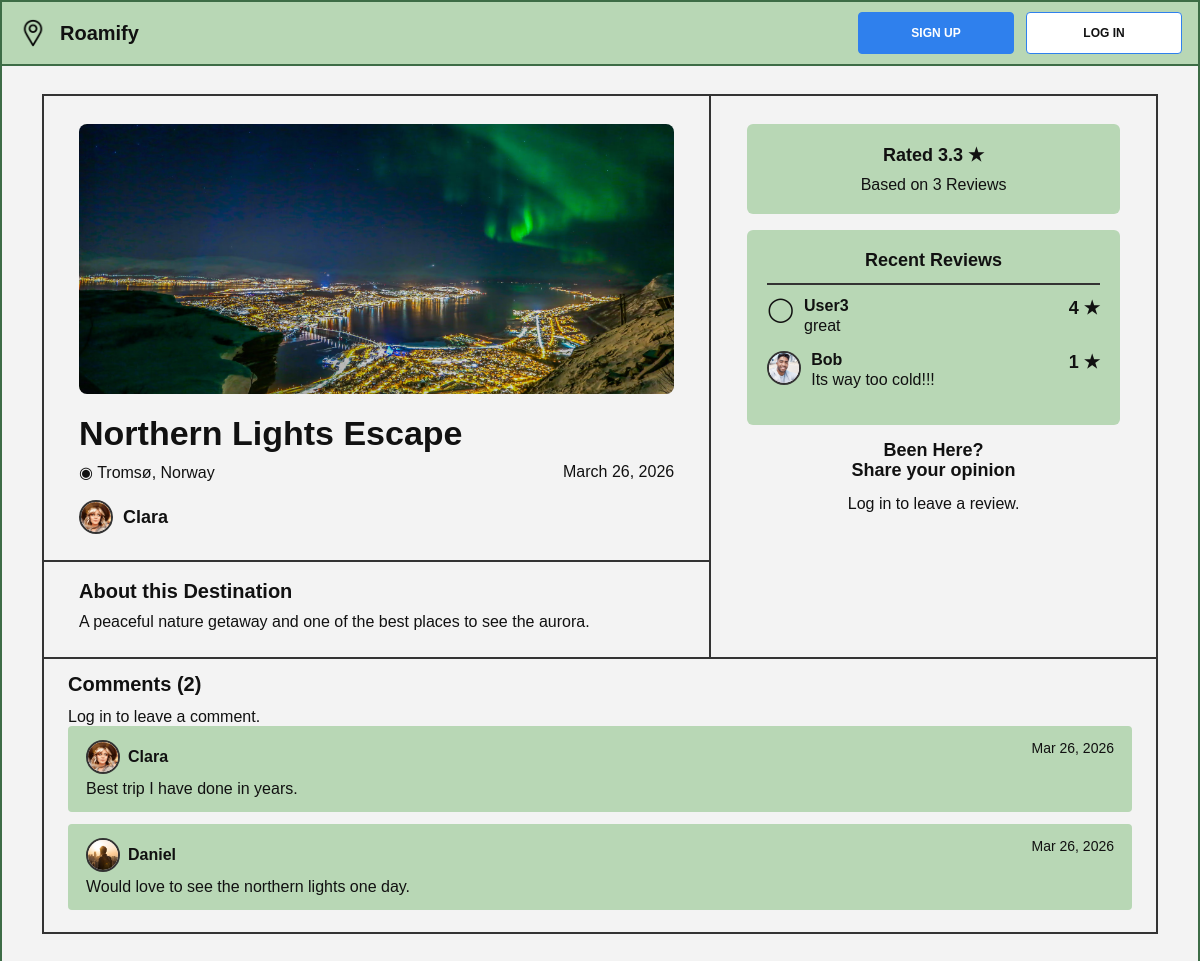
The app's page /destination/27/ with its own data.
### roamify/models.py (models this page shows, shortened)
class Place(models.Model):
    CATEGORY_CHOICES = [
        ('landmarks', 'Landmarks'),
        ('urban', 'Urban'),
        ('beach', 'Beach'),
        ('nature', 'Nature'),
    ]
    name = models.CharField(max_length=255)
    description = models.TextField()
    location = models.CharField(max_length=255)
    image = models.ImageField(upload_to='places/', blank=True, null=True)
    created_by = models.ForeignKey(User, on_delete=models.CASCADE)
    created_at = models.DateTimeField(auto_now_add=True)
    category = models.CharField(max_length=20, choices=CATEGORY_CHOICES, default='landmarks')
    view_count = models.PositiveIntegerField(default=0)
    def average_rating(self):
        reviews = self.reviews.all()
        if reviews.exists():
            return sum(r.rating for r in reviews) / reviews.count()
        return 0

class Profile(models.Model):
    user = models.OneToOneField(User, on_delete=models.CASCADE)
    display_name = models.CharField(max_length=100, blank=True)
    bio = models.TextField(blank=True)
    profile_pic = models.ImageField(upload_to='profiles/', blank=True, null=True)

class Review(models.Model):
    place = models.ForeignKey(Place, on_delete=models.CASCADE, related_name="reviews")
    user = models.ForeignKey(User, on_delete=models.CASCADE)
    rating = models.IntegerField()
    comment = models.TextField()
    created_at = models.DateTimeField(auto_now_add=True)
    class Meta:
        unique_together = ('place', 'user')

class Comment(models.Model):
    place = models.ForeignKey(Place, on_delete=models.CASCADE, related_name="comments")
    user = models.ForeignKey(User, on_delete=models.CASCADE)
    text = models.TextField()
    created_at = models.DateTimeField(auto_now_add=True)

### roamify/views.py (the view, shortened to what this page needs)
# urls.py: path('destination/<int:place_id>/', views.destination, name='destination'),
def destination(request, place_id):
    place = get_object_or_404(Place, id=place_id)
    place.view_count += 1
    place.save(update_fields=['view_count'])
    reviews = place.reviews.all().order_by('-created_at')
    comments = place.comments.all().order_by('-created_at')
    user_review = None
    if request.user.is_authenticated:
        user_review = Review.objects.filter(place=place, user=request.user).first()
    return render(request, 'roamify/destination.html', {
        'place': place,
        'reviews': reviews,
        'comments': comments,
        'user_review': user_review,
    })

### templates/roamify/destination.html (shortened to what this page needs)
{% extends 'roamify/base.html' %}
{% load static %}
{% block content %}
<div class="detail-shell">
    <section class="detail-layout">
        <div class="detail-main">
            <div class="detail-left">
                {% if place.image %}
                    <img src="{{ place.image.url }}" alt="{{ place.name }}" class="detail-image">
                {% else %}
                    <div class="detail-image detail-image-placeholder">No image</div>
                {% endif %}
                <div class="detail-main-content">
                    <h1 class="detail-title">{{ place.name }}</h1>
                    <div class="detail-location-date">
                        <span class="detail-location">◉ {{ place.location }}</span>
                        <span class="detail-date">{{ place.created_at|date:"F d, Y" }}</span>
                    </div>
                    <div class="detail-author">
                    {% if place.created_by.profile.profile_pic %}
                        <img src="{{ place.created_by.profile.profile_pic.url }}" alt="{{ place.created_by.username }}" class="user-mini-pic">
                    {% else %}
                        <span class="detail-author-icon">◯</span>
                    {% endif %}
                    <span>{{ place.created_by.profile.display_name|default:place.created_by.username }}</span>
                </div>
                </div>
                <div class="detail-about">
                    <h2 class="detail-section-heading">About this Destination</h2>
                    <p>{{ place.description }}</p>
                </div>
            </div>
            <aside class="detail-right">
                <div class="rating-summary-box" id="rating-summary-box">
                    <h3>Rated {{ place.average_rating|floatformat:1 }} ★</h3>
                    <p>Based on {{ reviews|length }} Review{{ reviews|length|pluralize }}</p>
                </div>
                <div class="recent-reviews-box">
                    <h3>Recent Reviews</h3>
                    <div class="recent-reviews-list" id="recent-reviews-list">
                        {% for review in reviews|slice:":2" %}
                            <div class="recent-review-item">
                                <div class="recent-review-user">
                                    {% if review.user.profile.profile_pic %}
                                            <img src="{{ review.user.profile.profile_pic.url }}" alt="{{ review.user.username }}" class="user-mini-pic">
                                        {% else %}
                                            <span class="recent-review-icon">◯</span>
                                        {% endif %}
                                        <div>
                                            <strong>{{ review.user.profile.display_name|default:review.user.username }}</strong>
                                        <p>{{ review.comment }}</p>
                                    </div>
                                </div>
                                <span class="recent-review-score">{{ review.rating }} ★</span>
                            </div>
                        {% empty %}
                            <p id="no-reviews-text">No reviews yet.</p>
                        {% endfor %}
                    </div>
                </div>
                <div class="review-form-box">
                    <h3>Been Here?<br>Share your opinion</h3>
                    {% if user.is_authenticated %}
                        {% if user_review %}
                            <p class="already-reviewed-text">You have already reviewed this destination.</p>
                        {% else %}
                            <form method="post" class="detail-review-form" id="review-form">
                                {% csrf_token %}
                                <input type="hidden" name="form_type" value="review">
                                <input
                                    type="number"
                                    name="rating"
                                    min="1"
                                    max="5"
                                    placeholder="Enter Rating..."
                                    class="detail-review-rating"
                                    id="review-rating"
                                >
                                <textarea
                                    name="comment"
                                    placeholder="Share your experience..."
                                    class="detail-review-textarea"
                                    id="review-comment"
                                ></textarea>
                                <button type="submit" class="detail-submit-btn">Submit</button>
                            </form>
                        {% endif %}
                    {% else %}
                        <p>
                            <a href="{% url 'roamify:login' %}">Log in</a> to leave a review.
                        </p>
                    {% endif %}
                </div>
            </aside>
        </div>
        <div class="comments-panel">
            <h3 id="comments-heading">Comments ({{ comments|length }})</h3>
            {% if user.is_authenticated %}
                <form method="post" class="comment-form" id="comment-form">
                    {% csrf_token %}
                    <input type="hidden" name="form_type" value="comment">
                    <textarea
                        name="text"
                        class="comment-input-box"
                        id="comment-text"
                        placeholder="Share your experience..."
                    ></textarea>
                    <button type="submit" class="detail-submit-btn comment-submit-btn">Post Comment</button>
                </form>
            {% else %}
                <p>
                    <a href="{% url 'roamify:login' %}">Log in</a> to leave a comment.
                </p>
            {% endif %}
            <div class="comments-box" id="comments-box">
                {% for comment in comments %}
                    <div class="comment-card">
                        <div class="comment-top">
                            <span class="comment-user">
                                {% if comment.user.profile.profile_pic %}
                                    <img src="{{ comment.user.profile.profile_pic.url }}" alt="{{ comment.user.username }}" class="user-mini-pic">
                                {% else %}
                                    <span class="comment-user-icon">◯</span>
                                {% endif %}
                                <strong>{{ comment.user.profile.display_name|default:comment.user.username }}</strong>
                            </span>
                            <span class="comment-date">{{ comment.created_at|date:"M d, Y" }}</span>
                        </div>
                        <p>{{ comment.text }}</p>
                    </div>
                {% empty %}
                    <p id="no-comments-text">No comments yet.</p>
                {% endfor %}
            </div>
        </div>
    </section>
</div>
{% endblock %}

### static/css/style.css (style rules this page uses)
* { box-sizing: border-box; margin: 0; padding: 0; }
html, body { min-height: 100%; font-family: Arial, Helvetica, sans-serif; background-color: #f3f3f3; color: #111; }
a { color: inherit; text-decoration: none; }
body { border: 2px solid #3d6c46; }
.detail-shell { max-width: 1180px; margin: 0 auto; }
.detail-layout { border: 2px solid #333; background-color: #f3f3f3; }
.detail-main { display: grid; grid-template-columns: 3fr 2fr; }
.detail-left { border-right: 2px solid #333; }
.detail-image { width: calc(100% - 70px); height: 270px; margin: 28px 35px 20px; object-fit: cover; object-position: center; display: block; border-radius: 8px; }
.detail-main-content { padding: 0 35px 26px; }
.detail-title { font-size: 34px; font-weight: 700; margin-bottom: 10px; }
.detail-location-date { display: flex; justify-content: space-between; gap: 20px; font-size: 16px; margin-bottom: 18px; }
.detail-author { display: flex; align-items: center; gap: 10px; font-size: 18px; font-weight: 700; }
.detail-about { border-top: 2px solid #333; padding: 18px 35px 24px; }
.detail-section-heading { font-size: 20px; font-weight: 700; margin-bottom: 8px; }
.detail-about p { font-size: 16px; line-height: 1.35; }
.detail-right { padding: 28px 36px 20px; }
.rating-summary-box, .recent-reviews-box { background-color: #b8d7b5; border-radius: 6px; padding: 20px; text-align: center; margin-bottom: 16px; }
.rating-summary-box h3, .recent-reviews-box h3 { font-size: 18px; margin-bottom: 10px; }
.recent-reviews-list { margin-top: 12px; border-top: 2px solid #333; padding-top: 12px; }
.recent-review-item { display: flex; justify-content: space-between; gap: 12px; text-align: left; margin-bottom: 16px; }
.recent-review-user { display: flex; gap: 10px; align-items: flex-start; }
.recent-review-icon { font-size: 24px; line-height: 1; }
.recent-review-user p { margin-top: 2px; }
.recent-review-score { font-size: 18px; font-weight: 700; white-space: nowrap; }
.review-form-box { text-align: center; margin-top: 10px; }
.review-form-box h3 { font-size: 18px; margin-bottom: 14px; line-height: 1.1; }
.comments-panel { border-top: 2px solid #333; padding: 14px 24px 22px; }
.comments-panel h3 { font-size: 20px; margin-bottom: 12px; }
.comments-box { display: flex; flex-direction: column; gap: 12px; }
.comment-card { background-color: #b8d7b5; border-radius: 4px; padding: 14px 18px; }
.comment-top { display: flex; justify-content: space-between; gap: 12px; margin-bottom: 6px; }
.comment-user { display: inline-flex; align-items: center; gap: 8px; }
.comment-date { font-size: 14px; }
.user-mini-pic { width: 34px; height: 34px; border-radius: 50%; object-fit: cover; object-position: center; display: block; border: 2px solid #333; background-color: #fff; flex-shrink: 0; }

### records on screen
Place: image (picture), name "Northern Lights Escape", location "Tromsø, Norway", created_at "March 26, 2026", created_by.profile.profile_pic (picture), created_by.profile.display_name "Clara", description "A peaceful nature getaway and one of the best places to see the aurora.", average_rating "3.3"
Review: user.profile.display_name "User3", comment "great", rating "4"
Review: user.profile.profile_pic (picture), user.profile.display_name "Bob", comment "Its way too cold!!!", rating "1"
Comment: user.profile.profile_pic (picture), user.profile.display_name "Clara", created_at "Mar 26, 2026", text "Best trip I have done in years."
Comment: user.profile.profile_pic (picture), user.profile.display_name "Daniel", created_at "Mar 26, 2026", text "Would love to see the northern lights one day."

### other values on screen
{{ reviews|length }} "3"
{{ comments|length }} "2"
